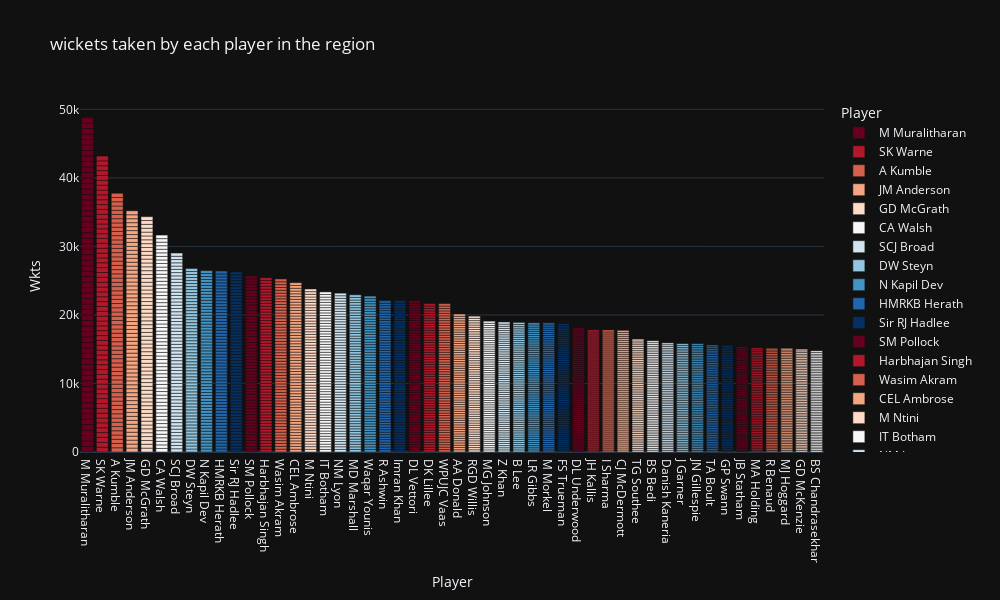

Notebook cell for this chart:
### Code cell
#plotting
px.bar(bowling_test, x="Player", y="Wkts", color="Player", title="wickets taken by each player in the region"
       , color_discrete_sequence=px.colors.sequential.RdBu, height=600, width=1000, template="plotly_dark",
       labels={"Final Region": "Region", "HS": "Matches Played"})
